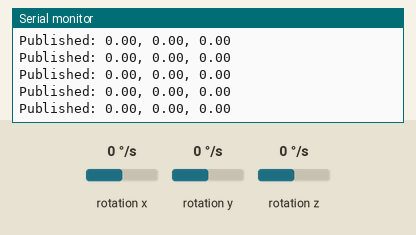
Recording of a sketch running on a simulated Arduino Nano 33 IoT. Parts: the last lines printed to the serial monitor. The test bench sets the inputs (shaded band); at power-on: rotation x 0 °/s, rotation y 0 °/s, rotation z 0 °/s. WiFi joins after 1.5 s; servers stay silent unless stated; no MQTT or app messages arrive unless stated.

Above: at 2.7 s.
2.8 s: rotation x set to -192 °/s
At 3.12 s:
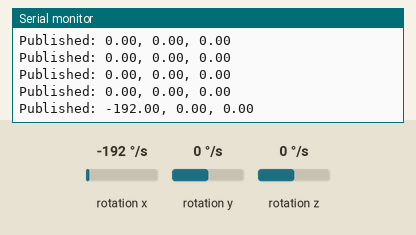
4.3 s: rotation y set to -192 °/s
At 4.33 s:
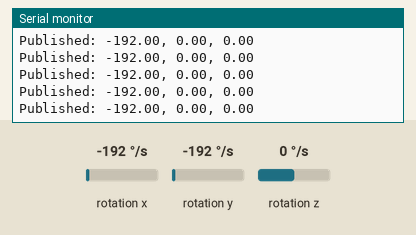
5.8 s: rotation z set to -192 °/s
At 5.94 s:
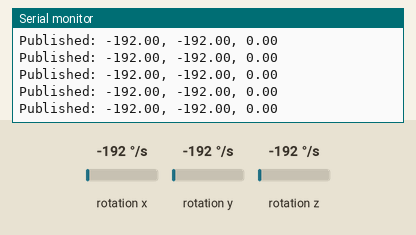

Measured:
- after the input at 2.8 s, the serial monitor: prints a new line after 0.17 s (image 1)

The sketch:

sketch_sep26a.ino
```cpp
#include <Arduino_LSM6DS3.h>
#include <WiFiNINA.h>
#include <ArduinoMqttClient.h>


char ssid[] = "NetComm 3225 2.4GHz";
char pass[] = "decefacuwa";

const char broker[] = "e13ebf470e3c4a198cdd8d9b62d911b7.s1.eu.hivemq.cloud";
int port = 8883;


const char mqttUsername[] = "nawal";
const char mqttPassword[] = "Test1234@";

WiFiSSLClient wifiClient;
MqttClient mqttClient(wifiClient);

void setup() {
  Serial.begin(9600);
  while (!Serial);

  Serial.print("Connecting to WiFi...");
  WiFi.begin(ssid, pass);
  while (WiFi.status() != WL_CONNECTED) {
    delay(1000);
    Serial.print(".");
  }
  Serial.println("Connected to WiFi!");


  if (!IMU.begin()) {
    Serial.println("Failed to initialize IMU!");
    while (1);
  }

  mqttClient.setId("nawalArduino01");
  mqttClient.setUsernamePassword(mqttUsername, mqttPassword);


  Serial.print("Connecting to MQTT broker...");
  if (!mqttClient.connect(broker, port)) {
    Serial.print("MQTT connection failed! Error code = ");
    Serial.println(mqttClient.connectError());
    while (1);
  }
  Serial.println("Connected to HiveMQ!");
}

void loop() {
  float x, y, z;

  if (IMU.gyroscopeAvailable()) {
    IMU.readGyroscope(x, y, z);


    mqttClient.beginMessage("nawal/gyro");
    mqttClient.print(x);
    mqttClient.print(",");
    mqttClient.print(y);
    mqttClient.print(",");
    mqttClient.print(z);
    mqttClient.endMessage();

    Serial.print("Published: ");
    Serial.print(x);
    Serial.print(", ");
    Serial.print(y);
    Serial.print(", ");
    Serial.println(z);
  }

  delay(200);  // every 0.2 seconds
}
```
